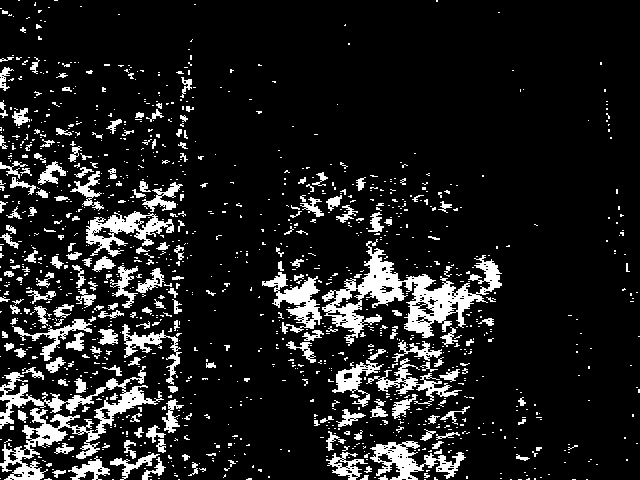
//> input picture assign 4 16.12.19/sample.jpg, 640 x 480 px
$ ./erosion sample.jpg   (built with g++ and OpenCV 4)
//> lines starting //> are read from the running program, lines starting //| are printed output that depends on the picture
#include "opencv2/imgproc.hpp"
#include "opencv2/highgui.hpp"
#include <iostream>
using namespace cv;
using namespace std;
Mat src, erosion_dst, dilation_dst;
int erosion_elem = 0;
int erosion_size = 0;
int dilation_elem = 0;
int dilation_size = 0;
int const max_elem = 2;
int const max_kernel_size = 21;
void Erosion( int, void* );
void Dilation( int, void* );
int main( int argc, char** argv )
{
  CommandLineParser parser( argc, argv, "{@input | LinuxLogo.jpg | input image}" );
  src = imread( "/home/prats/catkin_ws/src/task4/src/sample.jpg", IMREAD_COLOR );
//> src is the input picture: 480 rows x 640 cols, CV_8UC3; min 0, max 255, mean 31.2
  if( src.empty() )
  {
    cout << "Could not open or find the image!\n" << endl;
    cout << "Usage: " << argv[0] << " <Input image>" << endl;
    return -1;
  }
  namedWindow( "Erosion Demo", WINDOW_AUTOSIZE );
  namedWindow( "Dilation Demo", WINDOW_AUTOSIZE );
  moveWindow( "Dilation Demo", src.cols, 0 );
  createTrackbar( "Element:\n 0: Rect \n 1: Cross \n 2: Ellipse", "Erosion Demo",
          &erosion_elem, max_elem,
          Erosion );
//> slider 'Element:\n 0: Rect \n 1: Cross \n' is set to 1
  createTrackbar( "Kernel size:\n 2n +1", "Erosion Demo",
          &erosion_size, max_kernel_size,
          Erosion );
//> slider 'Kernel size:\n 2n +1' is set to 7
  createTrackbar( "Element:\n 0: Rect \n 1: Cross \n 2: Ellipse", "Dilation Demo",
          &dilation_elem, max_elem,
          Dilation );
//> slider 'Element:\n 0: Rect \n 1: Cross \n' is set to 1
  createTrackbar( "Kernel size:\n 2n +1", "Dilation Demo",
          &dilation_size, max_kernel_size,
          Dilation );
//> slider 'Kernel size:\n 2n +1' is set to 7
  Erosion( 0, 0 );
  Dilation( 0, 0 );
  waitKey(0);
  return 0;
}
void Erosion( int, void* )
{
  int erosion_type = 0;
  if( erosion_elem == 0 ){ erosion_type = MORPH_RECT; }
  else if( erosion_elem == 1 ){ erosion_type = MORPH_CROSS; }
  else if( erosion_elem == 2) { erosion_type = MORPH_ELLIPSE; }
  Mat element = getStructuringElement( erosion_type,
                       Size( 2*erosion_size + 1, 2*erosion_size+1 ),
                       Point( erosion_size, erosion_size ) );
  erode( src, erosion_dst, element );
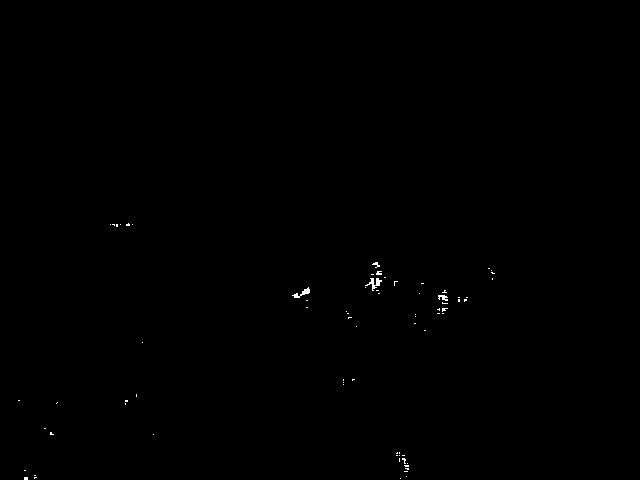
//> erosion_dst: 480 rows x 640 cols, CV_8UC3; min 0, max 254, mean 0.4
  imshow( "Erosion Demo", erosion_dst );
}
void Dilation( int, void* )
{
  int dilation_type = 0;
  if( dilation_elem == 0 ){ dilation_type = MORPH_RECT; }
  else if( dilation_elem == 1 ){ dilation_type = MORPH_CROSS; }
  else if( dilation_elem == 2) { dilation_type = MORPH_ELLIPSE; }
  Mat element = getStructuringElement( dilation_type,
                       Size( 2*dilation_size + 1, 2*dilation_size+1 ),
                       Point( dilation_size, dilation_size ) );
  dilate( src, dilation_dst, element );
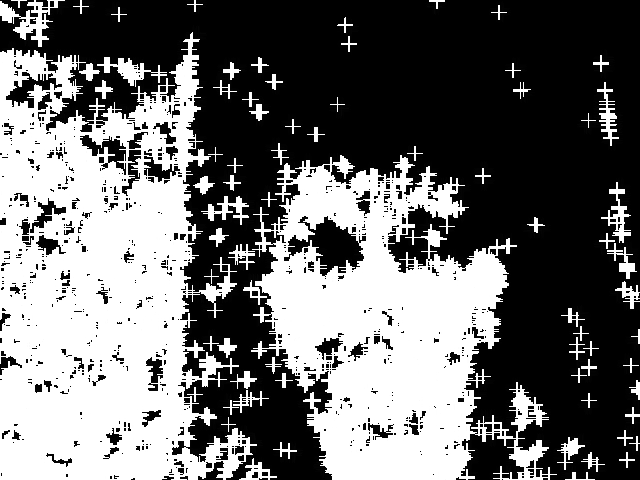
//> dilation_dst: 480 rows x 640 cols, CV_8UC3; min 0, max 255, mean 109.2
  imshow( "Dilation Demo", dilation_dst );
}
